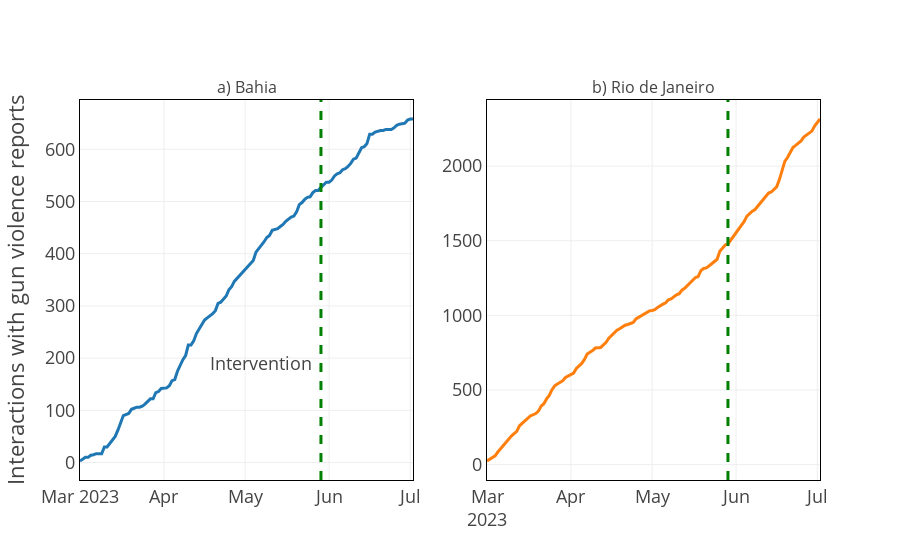

This figure's notebook cell:
### Markdown cell above
# Cummulative sum

### Code cell
fig2 = make_subplots(rows=1, cols=2, subplot_titles=("a) Bahia", "b) Rio de Janeiro"))

fig2.add_trace(
    go.Scatter(x=df[df.treatment == 0].index, y=df[df.treatment == 0].replies.cumsum()),
    row=1, col=1
)

fig2.add_trace(
    go.Scatter(x=df[df.treatment == 0].index, y=df[df.treatment == 1].replies.cumsum()),
    row=1, col=2
)
INTERVENTION_DATE = '2023-05-29'

fig2.add_vline(x=INTERVENTION_DATE, line_width=3, line_dash="dash", line_color="green")

fig2.update_layout(showlegend=False)


fig2.add_annotation(
    x=INTERVENTION_DATE, y=0,
    text="Intervention",
    showarrow=False,
    yshift=100,
    xshift=-60,

)

fig2.update_xaxes(
    dtick="M1",
    tickformat="%b\n%Y",
)
fig2.update_layout(
    # show x-axis as date but only month
    xaxis=dict(
        tickformat='%b',
        tickmode='array',
        tickvals=['2023-03-01', '2023-04-01', '2023-05-01','2023-06-01','2023-07-01'],
        ticktext=['Mar 2023', 'Apr', 'May','Jun','Jul'],
        title='',
    ),
)
# make background transparent
fig2.update_layout(
    template="presentation",
    plot_bgcolor="rgba(0,0,0,0)",
    paper_bgcolor="rgba(0,0,0,0)",
)
fig2.update_yaxes(title='Interactions with gun violence reports', row=1, col=1)

fig2.update_xaxes(showline=True,
         linewidth=1,
         linecolor='black',
         mirror=True)

fig2.update_yaxes(showline=True,
         linewidth=1,
         linecolor='black',
         mirror=True)

fig2.update_yaxes(zeroline=False)

### Figure 1 — Plotly figure (JSON) as saved in the notebook; plotly's stock layout.template omitted (floating-point values rounded to 4 significant figures)
{"data": [{"type": "scatter", "x": ["2023-03-01", "2023-03-02", "2023-03-03", "2023-03-04", "2023-03-05", "2023-03-06", "2023-03-07", "2023-03-09", "2023-03-10", "2023-03-11", "2023-03-12", "2023-03-13", "2023-03-14", "2023-03-15", "2023-03-16", "2023-03-17", "2023-03-19", "2023-03-20", "2023-03-21", "2023-03-22", "2023-03-23", "2023-03-24", "2023-03-25", "2023-03-26", "2023-03-27", "2023-03-28", "2023-03-29", "2023-03-30", "2023-03-31", "2023-04-02", "2023-04-03", "2023-04-04", "2023-04-05", "2023-04-06", "2023-04-07", "2023-04-08", "2023-04-09", "2023-04-10", "2023-04-11", "2023-04-12", "2023-04-13", "2023-04-14", "2023-04-15", "2023-04-16", "2023-04-17", "2023-04-18", "2023-04-19", "2023-04-20", "2023-04-21", "2023-04-22", "2023-04-23", "2023-04-24", "2023-04-25", "2023-04-26", "2023-04-27", "2023-04-28", "2023-04-29", "2023-04-30", "2023-05-01", "2023-05-02", "2023-05-03", "2023-05-04", "2023-05-05", "2023-05-06", "2023-05-07", "2023-05-08", "2023-05-09", "2023-05-10", "2023-05-11", "2023-05-12", "2023-05-13", "2023-05-14", "2023-05-15", "2023-05-16", "2023-05-17", "2023-05-18", "2023-05-19", "2023-05-20", "2023-05-21", "2023-05-22", "2023-05-23", "2023-05-24", "2023-05-25", "2023-05-26", "2023-05-27", "2023-05-28", "2023-05-29", "2023-05-30", "2023-05-31", "2023-06-01", "2023-06-02", "2023-06-03", "2023-06-04", "2023-06-05", "2023-06-06", "2023-06-07", "2023-06-08", "2023-06-09", "2023-06-10", "2023-06-11", "2023-06-12", "2023-06-13", "2023-06-14", "2023-06-15", "2023-06-16", "2023-06-17", "2023-06-18", "2023-06-19", "2023-06-20", "2023-06-21", "2023-06-22", "2023-06-23", "2023-06-24", "2023-06-25", "2023-06-26", "2023-06-27", "2023-06-28", "2023-06-29", "2023-06-30", "2023-07-01", "2023-07-02"], "xaxis": "x", "y": [3, 7, 10, 10, 14, 15, 17, 17, 30, 30, 36, 42, 50, 62, 78, 90, 94, 102, 104, 106, 106, 108, 112, 118, 122, 122, 134, 136, 142, 143, 147, 157, 159, 175, 187, 197, 205, 225, 225, 233, 247, 255, 263, 273, 277, 281, 285, 291, 305, 307, 313, 319, 331, 337, 347, 353, 357, 363, 371, 375, 381, 387, 403, 409, 415, 423, 431, 435, 445, 447, 448, 452, 456, 462, 466, 470, 472, 480, 494, 498, 504, 508, 509, 517, 521, 521, 527, 533, 537, 537, 541, 549, 553, 555, 561, 563, 567, 573, 581, 583, 593, 603, 605, 611, 629, 629, 633, 635, 636, 636, 638, 638, 638, 641, 646, 648, 649, 650, 656, 658, 658], "yaxis": "y"}, {"type": "scatter", "x": ["2023-03-01", "2023-03-02", "2023-03-03", "2023-03-04", "2023-03-05", "2023-03-06", "2023-03-07", "2023-03-09", "2023-03-10", "2023-03-11", "2023-03-12", "2023-03-13", "2023-03-14", "2023-03-15", "2023-03-16", "2023-03-17", "2023-03-19", "2023-03-20", "2023-03-21", "2023-03-22", "2023-03-23", "2023-03-24", "2023-03-25", "2023-03-26", "2023-03-27", "2023-03-28", "2023-03-29", "2023-03-30", "2023-03-31", "2023-04-02", "2023-04-03", "2023-04-04", "2023-04-05", "2023-04-06", "2023-04-07", "2023-04-08", "2023-04-09", "2023-04-10", "2023-04-11", "2023-04-12", "2023-04-13", "2023-04-14", "2023-04-15", "2023-04-16", "2023-04-17", "2023-04-18", "2023-04-19", "2023-04-20", "2023-04-21", "2023-04-22", "2023-04-23", "2023-04-24", "2023-04-25", "2023-04-26", "2023-04-27", "2023-04-28", "2023-04-29", "2023-04-30", "2023-05-01", "2023-05-02", "2023-05-03", "2023-05-04", "2023-05-05", "2023-05-06", "2023-05-07", "2023-05-08", "2023-05-09", "2023-05-10", "2023-05-11", "2023-05-12", "2023-05-13", "2023-05-14", "2023-05-15", "2023-05-16", "2023-05-17", "2023-05-18", "2023-05-19", "2023-05-20", "2023-05-21", "2023-05-22", "2023-05-23", "2023-05-24", "2023-05-25", "2023-05-26", "2023-05-27", "2023-05-28", "2023-05-29", "2023-05-30", "2023-05-31", "2023-06-01", "2023-06-02", "2023-06-03", "2023-06-04", "2023-06-05", "2023-06-06", "2023-06-07", "2023-06-08", "2023-06-09", "2023-06-10", "2023-06-11", "2023-06-12", "2023-06-13", "2023-06-14", "2023-06-15", "2023-06-16", "2023-06-17", "2023-06-18", "2023-06-19", "2023-06-20", "2023-06-21", "2023-06-22", "2023-06-23", "2023-06-24", "2023-06-25", "2023-06-26", "2023-06-27", "2023-06-28", "2023-06-29", "2023-06-30", "2023-07-01", "2023-07-02"], "xaxis": "x2", "y": [24, 37, 52, 59, 84, 107, 130, 172, 191, 208, 223, 260, 276, 289, 305, 326, 342, 358, 392, 408, 440, 464, 502, 528, 540, 552, 562, 584, 594, 613, 644, 661, 678, 705, 741, 753, 764, 781, 784, 785, 802, 819, 847, 866, 882, 900, 910, 925, 934, 939, 946, 953, 976, 986, 996, 1010, 1019, 1030, 1033, 1038, 1053, 1067, 1075, 1084, 1104, 1110, 1126, 1137, 1145, 1169, 1181, 1199, 1216, 1233, 1254, 1260, 1300, 1314, 1318, 1331, 1346, 1366, 1376, 1429, 1448, 1472, 1479, 1505, 1523, 1553, 1580, 1603, 1630, 1665, 1684, 1698, 1709, 1730, 1758, 1776, 1796, 1820, 1827, 1845, 1861, 1910, 1970, 2032, 2058, 2087, 2125, 2139, 2153, 2169, 2195, 2209, 2223, 2235, 2269, 2293, 2316, 2349, 2360, 2370], "yaxis": "y2"}], "layout": {"annotations": [{"font": {"size": 16}, "showarrow": false, "text": "a) Bahia", "x": 0.225, "xanchor": "center", "xref": "paper", "y": 1, "yanchor": "bottom", "yref": "paper"}, {"font": {"size": 16}, "showarrow": false, "text": "b) Rio de Janeiro", "x": 0.775, "xanchor": "center", "xref": "paper", "y": 1, "yanchor": "bottom", "yref": "paper"}, {"showarrow": false, "text": "Intervention", "x": "2023-05-29", "xshift": -60, "y": 0, "yshift": 100}], "paper_bgcolor": "rgba(0,0,0,0)", "plot_bgcolor": "rgba(0,0,0,0)", "shapes": [{"line": {"color": "green", "dash": "dash", "width": 3}, "type": "line", "x0": "2023-05-29", "x1": "2023-05-29", "xref": "x", "y0": 0, "y1": 1, "yref": "y domain"}, {"line": {"color": "green", "dash": "dash", "width": 3}, "type": "line", "x0": "2023-05-29", "x1": "2023-05-29", "xref": "x2", "y0": 0, "y1": 1, "yref": "y2 domain"}], "showlegend": false, "xaxis": {"anchor": "y", "domain": [0, 0.45], "dtick": "M1", "linecolor": "black", "linewidth": 1, "mirror": true, "showline": true, "tickformat": "%b", "tickmode": "array", "ticktext": ["Mar 2023", "Apr", "May", "Jun", "Jul"], "tickvals": ["2023-03-01", "2023-04-01", "2023-05-01", "2023-06-01", "2023-07-01"], "title": {"text": ""}}, "xaxis2": {"anchor": "y2", "domain": [0.55, 1], "dtick": "M1", "linecolor": "black", "linewidth": 1, "mirror": true, "showline": true, "tickformat": "%b\n%Y"}, "yaxis": {"anchor": "x", "domain": [0, 1], "linecolor": "black", "linewidth": 1, "mirror": true, "showline": true, "title": {"text": "Interactions with gun violence reports"}, "zeroline": false}, "yaxis2": {"anchor": "x2", "domain": [0, 1], "linecolor": "black", "linewidth": 1, "mirror": true, "showline": true, "zeroline": false}}}
